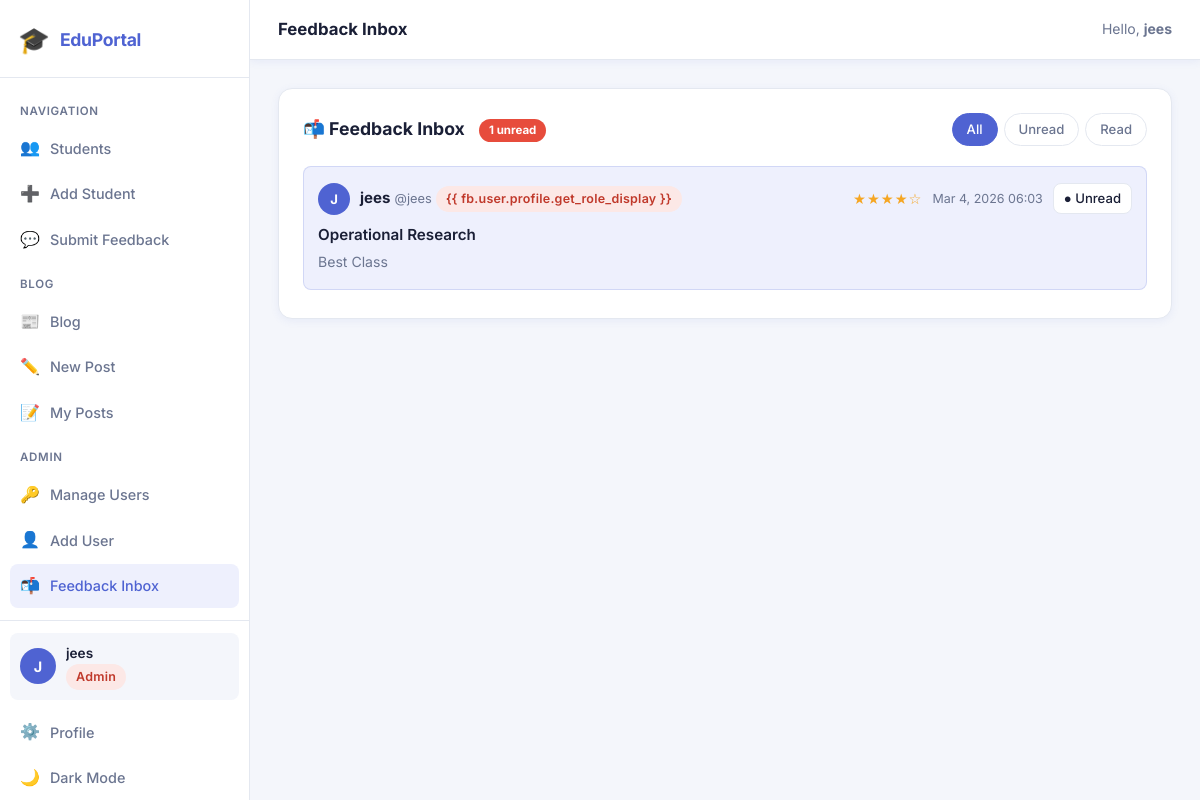
The page /feedback/all/ (signed in) on the database its author committed.
### accounts/models.py (models this page shows, shortened)
class UserProfile(models.Model):
    user = models.OneToOneField(User, on_delete=models.CASCADE, related_name='profile')
    role = models.CharField(
        max_length=20,
        choices=ROLES.CHOICES,
        default=ROLES.VIEWER,
    )
    def can_edit(self):
        return self.role in (ROLES.ADMIN, ROLES.STAFF)
    def can_manage_users(self):
        return self.role == ROLES.ADMIN

### student/models.py (models this page shows, shortened)
class Feedback(models.Model):
    RATING_CHOICES = [(i, f"{i} ★") for i in range(1, 6)]
    user = models.ForeignKey(
        User,
        on_delete=models.CASCADE,
        related_name='feedbacks',
    )
    subject = models.CharField(max_length=120)
    message = models.TextField()
    rating = models.PositiveSmallIntegerField(
        choices=RATING_CHOICES,
        null=True,
        blank=True,
        help_text="Optional 1–5 star rating",
    )
    submitted_at = models.DateTimeField(auto_now_add=True)
    is_read = models.BooleanField(default=False)
    class Meta:
        ordering = ['-submitted_at']

### student/views.py (the view)
# urls.py: path('feedback/all/',                  views.FeedbackListView.as_view(),   name='feedback-list'),
class FeedbackListView(AdminRequiredMixin, ListView):
    model = Feedback
    template_name = 'student/feedback_list.html'
    context_object_name = 'feedbacks'
    paginate_by = 20
    def get_queryset(self):
        qs = Feedback.objects.select_related('user').order_by('-submitted_at')
        f = self.request.GET.get('filter')
        if f == 'unread':
            qs = qs.filter(is_read=False)
        elif f == 'read':
            qs = qs.filter(is_read=True)
        return qs
    def get_context_data(self, **kwargs):
        ctx = super().get_context_data(**kwargs)
        ctx['unread_count'] = Feedback.objects.filter(is_read=False).count()
        ctx['current_filter'] = self.request.GET.get('filter', 'all')
        return ctx

### accounts/mixins.py (called while the page is built)
    def dispatch(self, request, *args, **kwargs):
        response = super().dispatch(request, *args, **kwargs)
        if request.user.is_authenticated:
            profile = getattr(request.user, 'profile', None)
            if profile is None or profile.role not in self.allowed_roles:
                raise PermissionDenied
        return response

### student/templates/student/feedback_list.html (shortened to what this page needs)
{% extends "student/base.html" %}
{% block page_title %}Feedback Inbox{% endblock %}
{% block nav_feedback_admin %}active{% endblock %}
{% block content %}
<div class="card">
    <div class="card-header">
        <h3>📬 Feedback Inbox
            {% if unread_count %}
            <span class="unread-badge">{{ unread_count }} unread</span>
            {% endif %}
        </h3>
        <div class="filter-tabs">
            <a href="?filter=all" class="filter-tab {% if current_filter == 'all'    %}active{% endif %}">All</a>
            <a href="?filter=unread" class="filter-tab {% if current_filter == 'unread' %}active{% endif %}">Unread</a>
            <a href="?filter=read" class="filter-tab {% if current_filter == 'read'   %}active{% endif %}">Read</a>
        </div>
    </div>
    {% if feedbacks %}
    <div class="feedback-inbox-list">
        {% for fb in feedbacks %}
        <div class="feedback-inbox-item {% if not fb.is_read %}unread{% endif %}" id="fb-{{ fb.pk }}">
            <div class="fi-header">
                <div class="fi-meta">
                    <div class="user-avatar-sm">{{ fb.user.username|first|upper }}</div>
                    <div>
                        <strong>{{ fb.user.get_full_name|default:fb.user.username }}</strong>
                        <span class="text-muted" style="font-size:.8rem;">@{{ fb.user.username }}</span>
                        <span class="role-badge role-{{ fb.user.profile.role }}">{{ fb.user.profile.get_role_display
                            }}</span>
                    </div>
                </div>
                <div class="fi-right">
                    {% if fb.rating %}
                    <span class="star-display" title="{{ fb.rating }} out of 5">
                        {% for i in "12345" %}{% if forloop.counter <= fb.rating %}★{% else %}☆{% endif %}{% endfor %}
                            </span>
                            {% endif %}
                            <span class="fi-date text-muted">{{ fb.submitted_at|date:"M j, Y H:i" }}</span>
                            <a href="{% url 'feedback-mark-read' fb.pk %}"
                                class="btn btn-sm {% if fb.is_read %}btn-read{% endif %}"
                                title="{% if fb.is_read %}Mark as unread{% else %}Mark as read{% endif %}">
                                {% if fb.is_read %}✓ Read{% else %}● Unread{% endif %}
                            </a>
                </div>
            </div>
            <p class="fi-subject">{{ fb.subject }}</p>
            <p class="fi-message">{{ fb.message }}</p>
        </div>
        {% endfor %}
    </div>
    {% else %}
    <div class="empty-state">
        <span class="empty-icon">📭</span>
        <p>No feedback found for this filter.</p>
        <a href="?filter=all" class="btn btn-primary">Show All</a>
    </div>
    {% endif %}
</div>
{% endblock %}

### student/templates/student/base.html (shortened to what this page needs)
<!DOCTYPE html>
<html lang="en" data-theme="light">
<head>
    {% load static %}
    <link rel="stylesheet" href="{% static 'student/style.css' %}">
</head>
<body>
    <aside class="sidebar" id="sidebar">
        <div class="sidebar-header">
            <span class="sidebar-logo">🎓</span>
            <span class="sidebar-title">EduPortal</span>
        </div>
        <nav class="sidebar-nav">
            <p class="nav-section-label">Navigation</p>
            <a href="{% url 'student-list' %}" class="nav-link {% block nav_students %}{% endblock %}">
                <span class="nav-icon">👥</span> Students
            </a>
            {% if user.is_authenticated and user.profile.can_edit %}
            <a href="{% url 'student-create' %}" class="nav-link {% block nav_add %}{% endblock %}">
                <span class="nav-icon">➕</span> Add Student
            </a>
            {% endif %}
            <a href="{% url 'feedback-submit' %}" class="nav-link {% block nav_feedback %}{% endblock %}">
                <span class="nav-icon">💬</span> Submit Feedback
            </a>
            <p class="nav-section-label">Blog</p>
            <a href="{% url 'blog-list' %}" class="nav-link {% block nav_blog %}{% endblock %}">
                <span class="nav-icon">📰</span> Blog
            </a>
            {% if user.is_authenticated and user.profile.can_edit %}
            <a href="{% url 'blog-create' %}" class="nav-link {% block nav_blog_new %}{% endblock %}">
                <span class="nav-icon">✏️</span> New Post
            </a>
            <a href="{% url 'blog-my-posts' %}" class="nav-link {% block nav_blog_mine %}{% endblock %}">
                <span class="nav-icon">📝</span> My Posts
            </a>
            {% endif %}
            {% if user.is_authenticated and user.profile.can_manage_users %}
            <p class="nav-section-label">Admin</p>
            <a href="{% url 'user-list' %}" class="nav-link {% block nav_users %}{% endblock %}">
                <span class="nav-icon">🔑</span> Manage Users
            </a>
            <a href="{% url 'user-create' %}" class="nav-link {% block nav_add_user %}{% endblock %}">
                <span class="nav-icon">👤</span> Add User
            </a>
            <a href="{% url 'feedback-list' %}" class="nav-link {% block nav_feedback_admin %}{% endblock %}">
                <span class="nav-icon">📬</span> Feedback Inbox
            </a>
            {% endif %}
        </nav>
        <div class="sidebar-footer">
            {% if user.is_authenticated %}
            <div class="user-info">
                <div class="user-avatar">{{ user.username|first|upper }}</div>
                <div class="user-details">
                    <p class="user-name">{{ user.get_full_name|default:user.username }}</p>
                    <span class="role-badge role-{{ user.profile.role }}">
                        {{ user.profile.get_role_display }}
                    </span>
                </div>
            </div>
            <a href="{% url 'profile' %}" class="nav-link">
                <span class="nav-icon">⚙️</span> Profile
            </a>
            <a href="#" id="theme-toggle" class="nav-link">
                <span class="nav-icon">🌙</span> <span id="theme-label">Dark Mode</span>
            </a>
            {% else %}
            <a href="{% url 'login' %}" class="nav-link">
                <span class="nav-icon">🔐</span> Login
            </a>
            {% endif %}
        </div>
    </aside>
    <div class="main-content">
        <header class="topbar">
            <div class="topbar-title">{% block page_title %}Dashboard{% endblock %}</div>
            {% if user.is_authenticated %}
            <div class="topbar-user">
                <span>Hello, <strong>{{ user.get_full_name|default:user.username }}</strong></span>
            </div>
            {% endif %}
        </header>
        <main class="page-body">
            {% block content %}{% endblock %}
        </main>
    </div>
</body>
</html>

### rows shown on the page
Feedback: user.username|first "J", user.get_full_name "jees", user.username "jees", rating 4 (drawn), submitted_at "Mar 4, 2026 06:03", is_read "● Unread", subject "Operational Research", message "Best Class"

### other values the page prints
{{ user.username|first|upper }} "J"
{{ user.get_full_name|default:user.username }} "jees"
{{ user.profile.get_role_display }} "Admin"
{{ unread_count }} "1"
